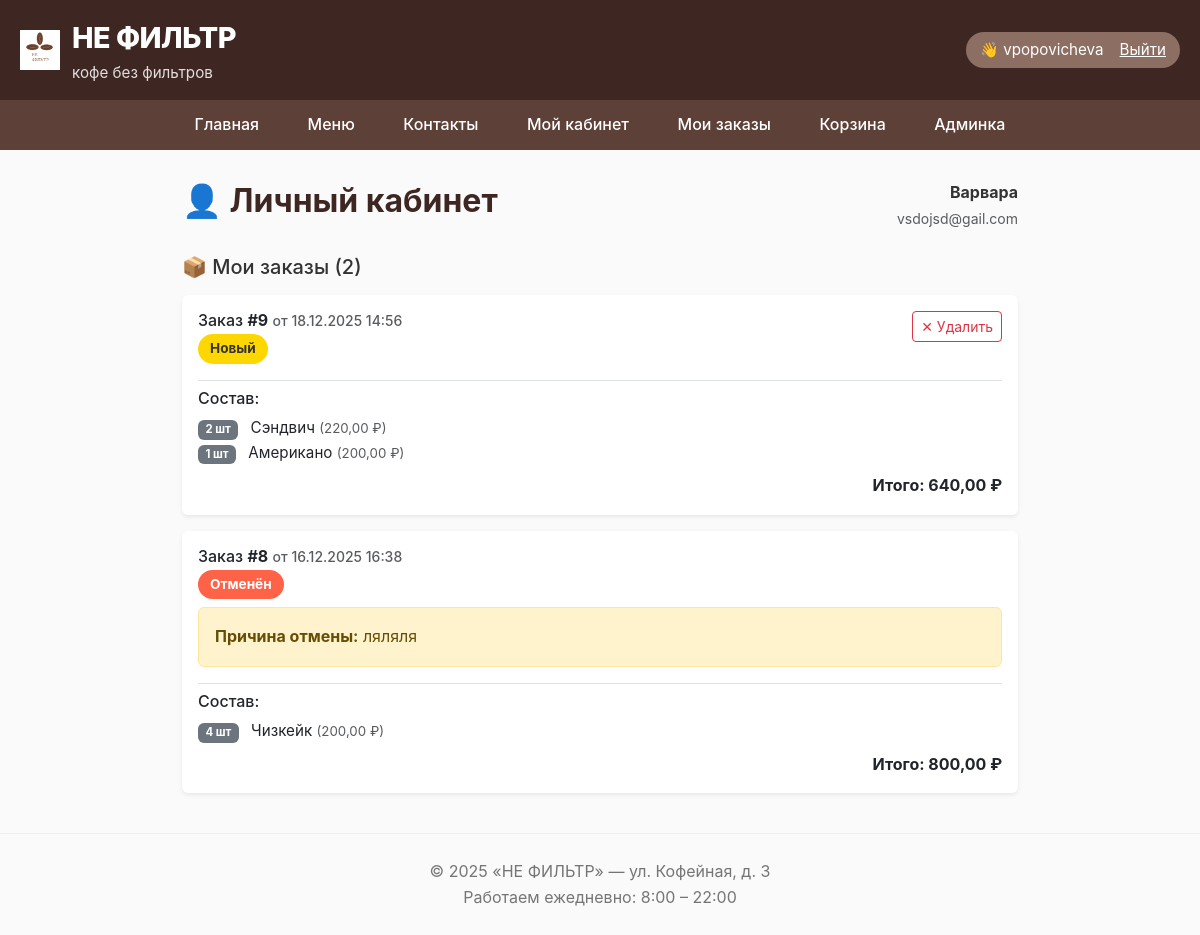
/profile/ (signed in), run on the app's committed database.
### main/models.py (models this page shows, shortened)
class CustomUser(AbstractUser):
    name_validator = RegexValidator(
        regex=r'^[а-яА-ЯёЁ\s\-]+$',
        message='Имя должно содержать только кириллицу, пробелы и тире.'
    )
    surname_validator = RegexValidator(
        regex=r'^[а-яА-ЯёЁ\s\-]+$',
        message='Фамилия должна содержать только кириллицу, пробелы и тире.'
    )
    patronymic_validator = RegexValidator(
        regex=r'^[а-яА-ЯёЁ\s\-]*$',
        message='Отчество должно содержать только кириллицу, пробелы и тире.'
    )
    login_validator = RegexValidator(
        regex=r'^[a-zA-Z0-9\-]{3,30}$',
        message='Логин: латиница, цифры, тире; 3–30 символов.'
    )
    name = models.CharField('Имя', max_length=100, validators=[name_validator])
    surname = models.CharField('Фамилия', max_length=100, validators=[surname_validator])
    patronymic = models.CharField('Отчество', max_length=100, validators=[patronymic_validator], blank=True)
    username = models.CharField(
        'Логин',
        max_length=30,
        unique=True,
        validators=[login_validator],
        error_messages={'unique': 'Пользователь с таким логином уже существует.'}
    )
    email = models.EmailField('Email', unique=True)
    first_name = None
    last_name = None
    REQUIRED_FIELDS = ['email', 'name', 'surname']

class Order(models.Model):
    STATUS_CHOICES = [
        ('new', 'Новый'),
        ('pending', 'Принят'),
        ('ready', 'Готов'),
        ('completed', 'Выдан'),
        ('cancelled', 'Отменён'),
    ]
    client = models.ForeignKey(CustomUser, on_delete=models.SET_NULL, null=True, verbose_name="Клиент")
    created_at = models.DateTimeField("Дата и время", auto_now_add=True)
    total = models.DecimalField("Итого", max_digits=8, decimal_places=2, default=0)
    status = models.CharField("Статус", max_length=20, choices=STATUS_CHOICES, default='new')
    cancellation_reason = models.TextField("Причина отмены", blank=True)

class OrderItem(models.Model):
    order = models.ForeignKey(Order, on_delete=models.CASCADE, related_name='items')
    menu_item = models.ForeignKey(MenuItem, on_delete=models.CASCADE)
    quantity = models.PositiveIntegerField("Количество", default=1)
    price_per_unit = models.DecimalField(
        "Цена за шт.",
        max_digits=6,
        decimal_places=2,
        default=0,
        null=False
    )

class MenuItem(models.Model):
    name = models.CharField("Название", max_length=100)
    category = models.ForeignKey(
        Category,
        on_delete=models.PROTECT,  # нельзя удалить категорию, если есть товары
        verbose_name="Категория"
    )
    price = models.DecimalField("Цена", max_digits=6, decimal_places=2)
    description = models.TextField("Описание", blank=True)
    created_at = models.DateTimeField("Добавлено", auto_now_add=True)
    in_stock = models.BooleanField("В наличии", default=True)
    image = models.ImageField("Фото", upload_to="menu/", blank=True, null=True)
    stock = models.PositiveIntegerField("Остаток", default=999)  # 999 = "много"
    volume_ml = models.PositiveSmallIntegerField("Объём, мл", blank=True, null=True)
    calories = models.PositiveSmallIntegerField("Калории, ккал", blank=True, null=True)
    is_vegan = models.BooleanField("Веганский", default=False, blank=True)
    class Meta:
        ordering = ['-created_at']  # новые — первыми

### main/views.py (the view)
# urls.py: path('profile/', views.profile, name='profile'),
@login_required
def profile(request):
    orders = Order.objects.filter(client=request.user).order_by('-created_at')
    return render(request, 'profile.html', {'orders': orders})

### coffee/templates/profile.html (shortened to what this page needs)
{% extends "base.html" %}
{% block content %}
<div class="container mt-4">
    <div class="d-flex justify-content-between align-items-center mb-4">
        <h2 class="fw-bold" style="color: #3E2723;">
            👤 Личный кабинет
        </h2>
        <div class="text-end">
            <div><strong>{{ user.name|default:user.username }}</strong></div>
            <small class="text-muted">{{ user.email }}</small>
        </div>
    </div>
    {% if orders %}
        <div class="mb-4">
            <h5 class="mb-3">📦 Мои заказы ({{ orders|length }})</h5>
            <div class="row g-3">
                {% for order in orders %}
                    <div class="col-12">
                        <div class="card shadow-sm border-0">
                            <div class="card-body">
                                <div class="d-flex flex-wrap justify-content-between align-items-start gap-3">
                                    <div>
                                        <h6 class="mb-1">
                                            Заказ <strong>#{{ order.id }}</strong>
                                            <small class="text-muted">от {{ order.created_at|date:"d.m.Y H:i" }}</small>
                                        </h6>
                                        <span style="
                                            display: inline-block;
                                            padding: 4px 12px;
                                            border-radius: 20px;
                                            font-weight: bold;
                                            font-size: 0.85rem;
                                            {% if order.status == 'new' %}background: #FFD700; color: #333;
                                            {% elif order.status == 'pending' %}background: #87CEFA; color: #333;
                                            {% elif order.status == 'ready' %}background: #90EE90; color: #333;
                                            {% elif order.status == 'completed' %}background: #32CD32; color: white;
                                            {% elif order.status == 'cancelled' %}background: #FF6347; color: white;
                                            {% endif %}
                                        ">{{ order.get_status_display }}</span>
                                    </div>
                                    <div class="d-flex gap-2">
                                        {% if order.status == 'new' %}
                                            <form method="post"
                                                  action="{% url 'delete_order' order.id %}"
                                                  class="delete-form"
                                                  data-order-id="{{ order.id }}">
                                                <button type="submit"
                                                        class="btn btn-sm btn-outline-danger"
                                                        title="Удалить новый заказ">
                                                    ✕ Удалить
                                                </button>
                                            </form>
                                        {% endif %}
                                    </div>
                                </div>
                                {% if order.status == 'cancelled' and order.cancellation_reason %}
                                    <div class="alert alert-warning mt-2">
                                        <strong>Причина отмены:</strong> {{ order.cancellation_reason }}
                                    </div>
                                {% endif %}
                                <div class="mt-3 pt-2 border-top">
                                    <h6 class="mb-2">Состав:</h6>
                                    <ul class="list-unstyled mb-0" style="font-size: 0.95rem;">
                                        {% for item in order.items.all %}
                                            <li>
                                                <span class="badge bg-secondary me-2">{{ item.quantity }} шт</span>
                                                {{ item.menu_item.name }}
                                                <small class="text-muted">({{ item.price_per_unit }} ₽)</small>
                                            </li>
                                        {% endfor %}
                                    </ul>
                                </div>
                                <div class="mt-2 text-end">
                                    <strong>Итого: {{ order.total }} ₽</strong>
                                </div>
                            </div>
                        </div>
                    </div>
                {% endfor %}
            </div>
        </div>
    {% endif %}
</div>
{% endblock %}

### coffee/templates/base.html (shortened to what this page needs)
{% load static %}
<!DOCTYPE html>
<html lang="ru">
<head>
    <link href="https://cdn.jsdelivr.net/npm/bootstrap@5.3.2/dist/css/bootstrap.min.css" rel="stylesheet">
</head>
<body>
        <header>
        <div class="logo-box">
        <a href="{% url 'home' %}" class="logo-link">
            <img src="{% static 'images/logo.png' %}" alt="НЕ ФИЛЬТР" class="logo-img">
            <div class="logo-text-wrapper">
                <div class="logo-text">НЕ ФИЛЬТР</div>
                <div class="logo-slogan">кофе без фильтров</div>
            </div>
        </a>
        </div>
        {% if user.is_authenticated %}
            <div class="user-info">
                👋 {{ user.username|truncatechars:15 }}
                <a href="{% url 'logout' %}">Выйти</a>
            </div>
        {% endif %}
    </header>
    {% include "nav.html" %}
    <main>
        {% block content %}
        {% endblock %}
    </main>
    <footer>
        &copy; 2025 «НЕ ФИЛЬТР» — ул. Кофейная, д. 3<br>
        Работаем ежедневно: 8:00 – 22:00
    </footer>
</body>
</html>

### coffee/templates/base.html (style rules this page uses)
* { margin: 0; padding: 0; box-sizing: border-box; }
body { font-family: -apple-system, BlinkMacSystemFont, 'Segoe UI', Roboto, sans-serif; line-height: 1.6; color: #333; background-color: #fafafa; }
header { background: #3E2723; color: white; padding: 15px 20px; display: flex; align-items: center; justify-content: space-between; flex-wrap: wrap; gap: 15px; }
.logo-box { display: flex; align-items: center; gap: 12px; }
.logo-img { height: 40px; }
.logo-text { font-size: 1.8rem; font-weight: 800; letter-spacing: -0.5px; }
.logo-slogan { font-size: 0.95rem; opacity: 0.85; font-weight: 400; }
main { max-width: 900px; margin: 30px auto; padding: 0 20px; }
footer { text-align: center; padding: 25px; color: #757575; border-top: 1px solid #eee; margin-top: 40px; }
.user-info { display: flex; align-items: center; gap: 8px; background: #8D6E63; color: white; padding: 6px 14px; border-radius: 20px; font-size: 0.95rem; }
.user-info a { color: white; text-decoration: underline; margin-left: 8px; }
.logo-link { display: flex; align-items: center; gap: 12px; text-decoration: none; color: white; }
.logo-img { height: 40px; width: auto; }
.logo-text-wrapper { display: flex; flex-direction: column; justify-content: center; text-align: left; }
.logo-text { font-size: 1.8rem; font-weight: 800; letter-spacing: -0.5px; color: white; }
.logo-slogan { font-size: 0.95rem; opacity: 0.85; font-weight: 400; color: white; }

### data on the page
CustomUser: username "vpopovicheva", name "Варвара", email "vsdojsd@gail.com"
Order: id "9", created_at "18.12.2025 14:56", status "Новый", total "640,00"
OrderItem: quantity "2", menu_item.name "Сэндвич", price_per_unit "220,00"
OrderItem: quantity "1", menu_item.name "Американо", price_per_unit "200,00"
Order: id "8", created_at "16.12.2025 16:38", status "Отменён", cancellation_reason "ляляля", total "800,00"
OrderItem: quantity "4", menu_item.name "Чизкейк", price_per_unit "200,00"

### other printed values
{{ orders|length }} "2"
